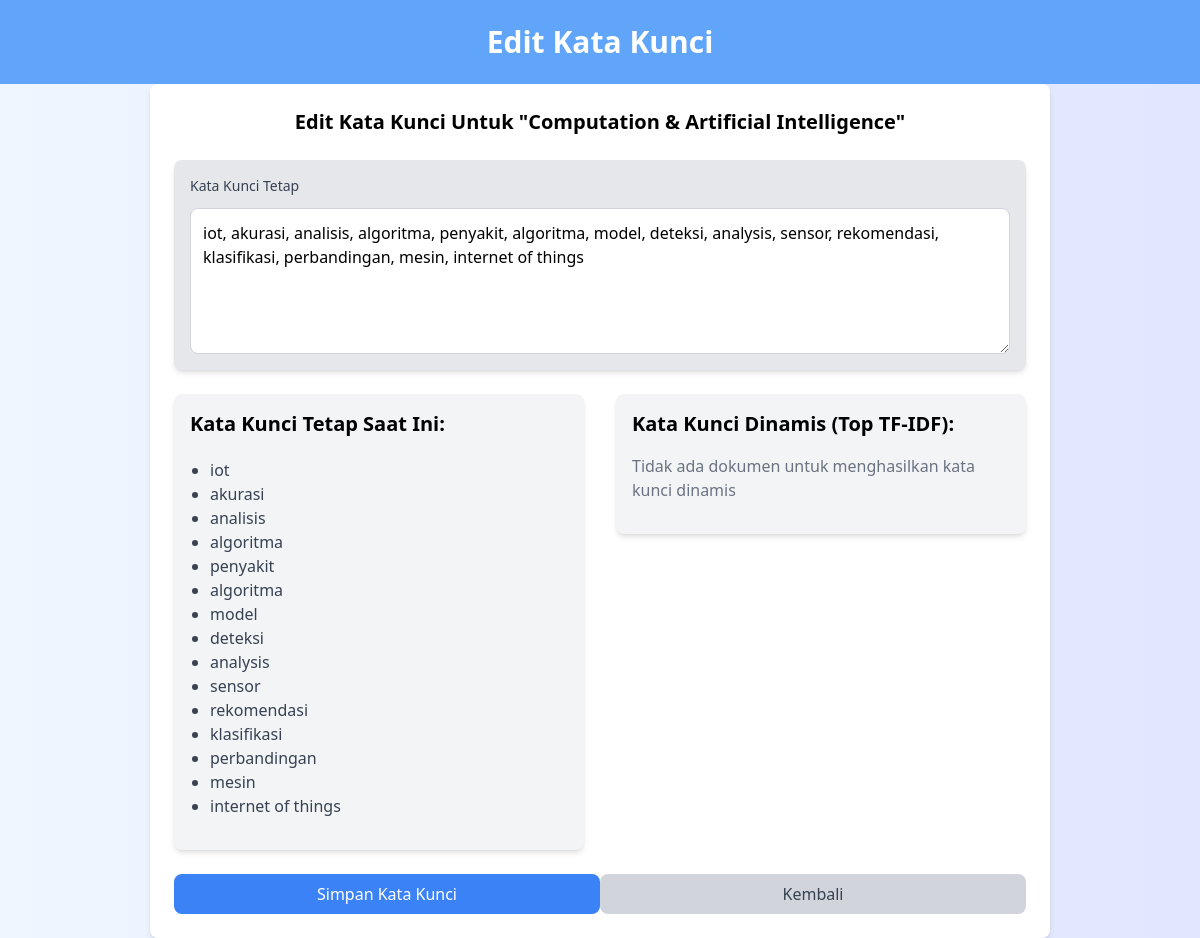
Page /edit_keywords/3/ on the committed database.
### fileupload/models.py (models this page shows, shortened)
class Theme(models.Model):
    name = models.CharField(max_length=255)
    fixed_keywords = models.TextField(blank=True, null=True)
    dynamic_keywords = models.TextField(blank=True, null=True)
    def get_fixed_keywords(self):
        return [k.strip() for k in self.fixed_keywords.split(',')] if self.fixed_keywords else []

### fileupload/views.py (the view, shortened to what this page needs)
# urls.py: path('edit_keywords/<int:theme_id>/', views.edit_keywords_view, name='edit_keywords'),
def edit_keywords_view(request, theme_id):
    theme = get_object_or_404(Theme, id=theme_id)
    processor = TextProcessor()
    theme_docs = ProcessedDocument.objects.filter(theme=theme.name)
    doc_texts = [doc.cleaned_text for doc in theme_docs]
    top_terms = processor.calculate_top_terms(doc_texts, theme.name) if doc_texts else []
    if request.method == 'POST':
        form = ThemeForm(request.POST, instance=theme)
        if form.is_valid():
            try:
                fixed_keywords_input = form.cleaned_data['fixed_keywords']
                fixed_keywords = [k.strip() for k in fixed_keywords_input.split(',') if k.strip()]
                if len(fixed_keywords) != 15:
                    messages.error(request, "Harus ada tepat 15 kata kunci tetap")
                    return render(request, 'edit_keywords.html', {
                        'form': form,
                        'theme': theme,
                        'current_fixed_keywords': theme.get_fixed_keywords(),
                        'dynamic_keywords': top_terms,
                    })
                theme.set_fixed_keywords(fixed_keywords)
                if top_terms:
                    fixed_set = set(k.lower() for k in fixed_keywords)
                    dynamic_terms = []
                    for term, _ in top_terms:
                        if (term.lower() not in fixed_set and
                            len(dynamic_terms) < 5):
                            dynamic_terms.append(term)
                    theme.set_dynamic_keywords(dynamic_terms)
                theme.save()
                messages.success(request, 'Kata kunci berhasil diperbarui!')
                return redirect('top_terms')
            except ValueError as e:
                messages.error(request, str(e))
            except Exception as e:
                messages.error(request, f"Terjadi kesalahan: {str(e)}")
    else:
        form = ThemeForm(instance=theme)
    dynamic_keywords = []
    return render(request, 'edit_keywords.html', {
        'form': form,
        'theme': theme,
        'current_fixed_keywords': theme.get_fixed_keywords(),
        'dynamic_keywords': dynamic_keywords,
        'has_documents': bool(doc_texts),
    })

### fileupload/forms.py (shortened to what this page needs)
class ThemeForm(forms.ModelForm):
    class Meta:
        model = Theme
        fields = ['fixed_keywords']
        widgets = {
            'fixed_keywords': forms.Textarea(attrs={
                'class': 'border-gray-300 rounded-md shadow-sm w-full p-2',
                'rows': 5,
                'placeholder': 'Enter exactly 15 keywords separated by commas'
            })
        }

### fileupload/templates/edit_keywords.html (shortened to what this page needs)
<!DOCTYPE html>
<html lang="en">
<head>
    <script src="https://cdn.tailwindcss.com"></script>
</head>
<body class="bg-gradient-to-r from-blue-50 to-indigo-100">
    <div class="bg-blue-400 text-white p-6">
        <h1 class="text-3xl font-bold text-center">Edit Kata Kunci</h1>
    </div>
    <div class="flex justify-center">
        <div class="w-full md:w-3/4 p-6 bg-white shadow-md rounded-lg">
            <form method="POST">
                <h1 class="text-xl mb-6 font-bold text-center">Edit Kata Kunci Untuk "{{ theme.name }}"</h1>
                <div class="mb-6 bg-gray-200 p-4 rounded-lg shadow-md">
                    <label for="id_fixed_keywords" class="block text-sm mb-3 font-medium text-gray-700">Kata Kunci Tetap</label>
                    <textarea name="fixed_keywords" id="id_fixed_keywords" rows="5" required class="block w-full p-3 border border-gray-300 rounded-lg" placeholder="Masukkan kata kunci yang dipisahkan dengan koma">{{ form.fixed_keywords.value|default:'' }}</textarea>
                </div>
                <div class="flex space-x-8 mb-6">
                    <div class="w-1/2">
                        <div class="p-4 bg-gray-100 rounded-lg shadow-md">
                            <h2 class="text-xl mb-5 font-semibold">Kata Kunci Tetap Saat Ini:</h2>
                            <ul class="list-disc pl-5 mb-4">
                                {% for keyword in current_fixed_keywords %}
                                    <li class="text-gray-700">{{ keyword }}</li>
                                {% endfor %}
                            </ul>
                        </div>
                    </div>
                    <div class="w-1/2">
                        <div class="p-4 bg-gray-100 rounded-lg shadow-md">
                            <h2 class="text-xl font-semibold mb-4">Kata Kunci Dinamis (Top TF-IDF):</h2>
                            <ul class="mb-4">
                                {% if has_documents %}
                                    {% if dynamic_keywords %}
                                        {% for term, score in dynamic_keywords %}
                                            <li class="flex justify-between items-center py-1">
                                                <span class="text-l text-gray-700 font-medium">{{ term }}</span>
                                                <span class="text-gray-500 text-sm">Score: {{ score }}</span>
                                            </li>
                                        {% endfor %}
                                    {% else %}
                                        <li class="text-gray-500">Tidak ada kata kunci dinamis yang unik</li>
                                    {% endif %}
                                {% else %}
                                    <li class="text-gray-500">Tidak ada dokumen untuk menghasilkan kata kunci dinamis</li>
                                {% endif %}
                            </ul>
                        </div>
                    </div>
                </div>
                <div class="flex justify-between mt-4">
                    <button type="submit" class="w-full bg-blue-500 text-white py-2 px-4 rounded-lg hover:bg-blue-400 transition">Simpan Kata Kunci</button>
                    <a href="{% url 'top_terms' %}" class="w-full bg-gray-300 text-gray-700 py-2 px-4 rounded-lg hover:bg-gray-400 transition text-center">Kembali</a>
                </div>
            </form>
        </div>
    </div>
</body>
</html>

### rows in the picture
Theme: name "Computation & Artificial Intelligence", fixed_keywords "iot, akurasi, analisis, algoritma, penyakit, algoritma, model, deteksi, analysis, sensor, rekomendasi, klasifikasi, perbandingan, mesin, internet of things"

### other values in the picture
{{ keyword }} "iot" "akurasi" "analisis" "algoritma" "penyakit" "algoritma" "model" "deteksi" "analysis" "sensor" "rekomendasi" "klasifikasi" "perbandingan" "mesin" "internet of things"
